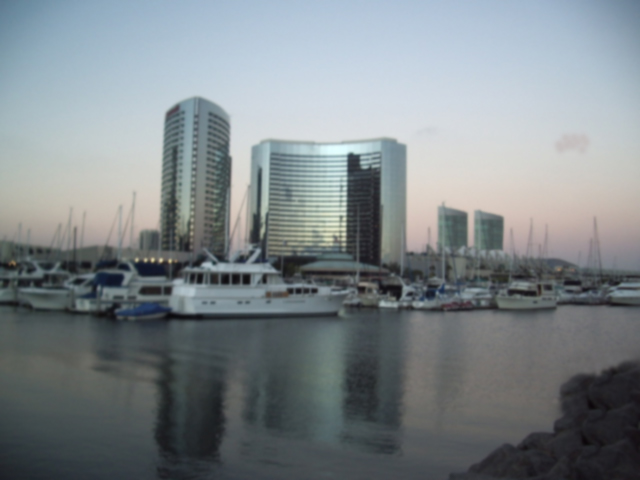
//> input picture week07/kadao01/issue_input1.jpg, 640 x 480 px
$ ./main   (built with g++ and OpenCV 4)
//> lines starting //> are read from the running program, lines starting //| are printed output that depends on the picture
#include <iostream>
#include <opencv2/opencv.hpp>

#define FILE_NAME_1 "./issue_input1.jpg"
#define FILE_NAME_2 "./issue_input2.jpg"

int main(int argc, const char* argv[]) {
  cv::Mat src_img1 = cv::imread(FILE_NAME_1, 0);
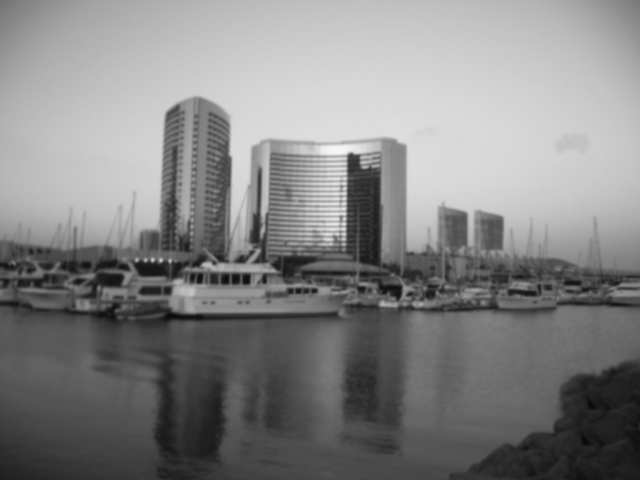
//> src_img1: 480 rows x 640 cols, CV_8UC1; min 8, max 247, mean 132.3
  cv::Mat src_img2 = cv::imread(FILE_NAME_2, 0);
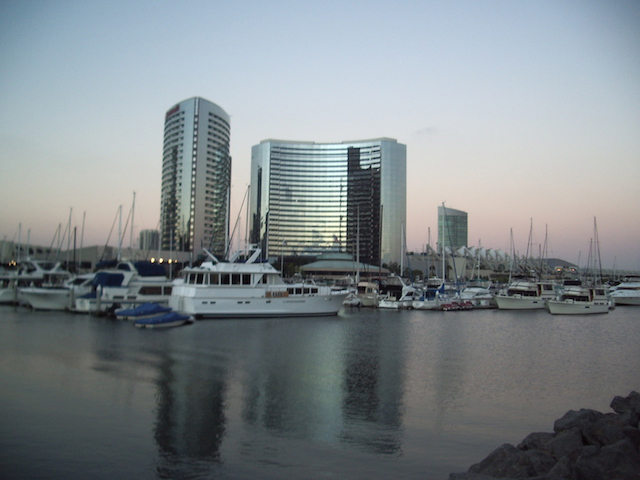
//> input picture week07/kadao01/issue_input2.jpg, 640 x 480 px
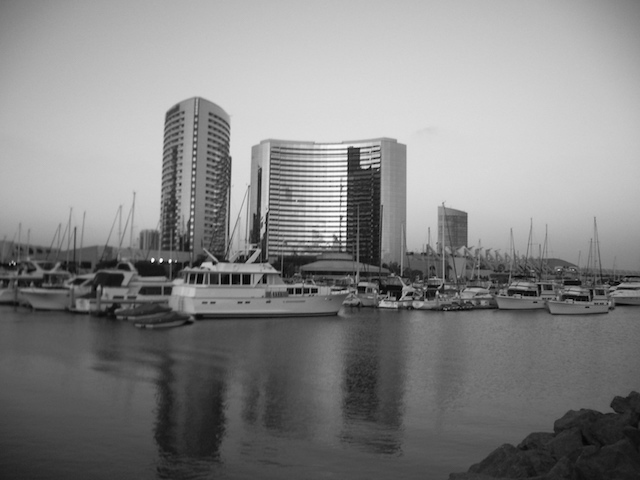
//> src_img2: 480 rows x 640 cols, CV_8UC1; min 0, max 254, mean 133

  // 読み込み失敗の場合
  if (src_img1.empty() || src_img2.empty()) {
    fprintf(stderr, "読み込み失敗\n");
    return (-1);
  }

  cv::Mat blur_img = cv::Mat(src_img1.size(), CV_8UC1);
  int filter_size = 3;

  // 最も最小となった差分のピクセル数
  int diff = src_img1.rows * src_img1.cols;
//> diff = 307200
  // 最適なフィルターサイズ
  int filter_size_opt = 3;

  // フィルターサイズを変えながら差分を計算
  for (filter_size = 3; filter_size <= 9; filter_size += 2) {
    cv::GaussianBlur(src_img2, blur_img, cv::Size(filter_size, filter_size), 0);

    // 差分のあるピクセルサイズをカウント
    int diff_current = 0;
    for (int y = 0; y < src_img1.rows; y++) {
      for (int x = 0; x < src_img1.cols; x++) {
        double s1 = src_img1.at<uchar>(y, x);
        double s2 = blur_img.at<uchar>(y, x);

        if (abs(s1 - s2) > 0) diff_current++;
      }
    }

    if (diff_current > diff) continue;

    // 差分のピクセル数が最小の場合は更新
    diff = diff_current;
    filter_size_opt = filter_size;
  }
//> this loop made 4 passes
//> (diff_current, diff) on passes 1 to 2: (146991, 146991), (102364, 102364)
//> diff_current on passes 3 to 4: 141033, 159189

  printf("最適なフィルターサイズ: %d\n", filter_size_opt);
//| 最適なフィルターサイズ: 5
  // 最適なフィルターサイズでブラー処理
  cv::GaussianBlur(src_img2, blur_img,
                   cv::Size(filter_size_opt, filter_size_opt), 0);

  cv::Mat dst_img = cv::Mat(src_img1.size(), CV_8UC3);

  // 差分を黒色で2値化
  for (int y = 0; y < dst_img.rows; y++) {
    for (int x = 0; x < dst_img.cols; x++) {
      double s1 = blur_img.at<uchar>(y, x);
      double s2 = src_img1.at<uchar>(y, x);

      if (abs(s1 - s2) > 40) {
        dst_img.at<cv::Vec3b>(y, x) = cv::Vec3b(0, 0, 255);
      } else {
        dst_img.at<cv::Vec3b>(y, x) = cv::Vec3b(0, 0, 0);
      }
    }
  }
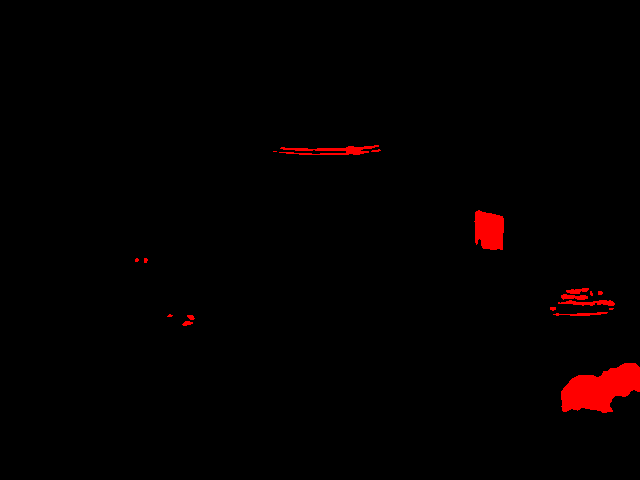
//> dst_img: 480 rows x 640 cols, CV_8UC3; mean B, G, R 0, 0, 3.9

  cv::imshow("output", dst_img);
  cv::imwrite("output.jpg", dst_img);
  cv::waitKey(0);

  return 0;
}
